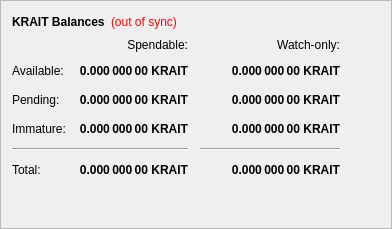
        <widget class="QFrame" name="frame">
         <property name="frameShape">
          <enum>QFrame::StyledPanel</enum>
         </property>
         <property name="frameShadow">
          <enum>QFrame::Raised</enum>
         </property>
         <layout class="QVBoxLayout" name="verticalLayout_4">
          <item>
           <layout class="QHBoxLayout" name="horizontalLayout_4">
            <item>
             <widget class="QLabel" name="label_5">
              <property name="font">
               <font>
                <weight>75</weight>
                <bold>true</bold>
               </font>
              </property>
              <property name="text">
               <string>KRAIT Balances</string>
              </property>
             </widget>
            </item>
            <item>
             <widget class="QLabel" name="labelWalletStatus">
              <property name="cursor">
               <cursorShape>WhatsThisCursor</cursorShape>
              </property>
              <property name="toolTip">
               <string>The displayed information may be out of date. Your wallet automatically synchronizes with the Krait network after a connection is established, but this process has not completed yet.</string>
              </property>
              <property name="styleSheet">
               <string notr="true">QLabel { color: red; }</string>
              </property>
              <property name="text">
               <string notr="true">(out of sync)</string>
              </property>
              <property name="alignment">
               <set>Qt::AlignLeading|Qt::AlignLeft|Qt::AlignVCenter</set>
              </property>
             </widget>
            </item>
            <item>
             <spacer name="horizontalSpacer_3">
              <property name="orientation">
               <enum>Qt::Horizontal</enum>
              </property>
              <property name="sizeHint" stdset="0">
               <size>
                <width>40</width>
                <height>20</height>
               </size>
              </property>
             </spacer>
            </item>
           </layout>
          </item>
          <item>
           <layout class="QGridLayout" name="gridLayout">
            <property name="spacing">
             <number>12</number>
            </property>
            <item row="2" column="2">
             <widget class="QLabel" name="labelWatchPending">
              <property name="font">
               <font>
                <weight>75</weight>
                <bold>true</bold>
               </font>
              </property>
              <property name="cursor">
               <cursorShape>IBeamCursor</cursorShape>
              </property>
              <property name="toolTip">
               <string>Unconfirmed transactions to watch-only addresses</string>
              </property>
              <property name="text">
               <string notr="true">0.000 000 00 KRAIT</string>
              </property>
              <property name="alignment">
               <set>Qt::AlignRight|Qt::AlignTrailing|Qt::AlignVCenter</set>
              </property>
              <property name="textInteractionFlags">
               <set>Qt::LinksAccessibleByMouse|Qt::TextSelectableByKeyboard|Qt::TextSelectableByMouse</set>
              </property>
             </widget>
            </item>
            <item row="2" column="1">
             <widget class="QLabel" name="labelUnconfirmed">
              <property name="font">
               <font>
                <weight>75</weight>
                <bold>true</bold>
               </font>
              </property>
              <property name="cursor">
               <cursorShape>IBeamCursor</cursorShape>
              </property>
              <property name="toolTip">
               <string>Total of transactions that have yet to be confirmed, and do not yet count toward the spendable balance</string>
              </property>
              <property name="text">
               <string notr="true">0.000 000 00 KRAIT</string>
              </property>
              <property name="alignment">
               <set>Qt::AlignRight|Qt::AlignTrailing|Qt::AlignVCenter</set>
              </property>
              <property name="textInteractionFlags">
               <set>Qt::LinksAccessibleByMouse|Qt::TextSelectableByKeyboard|Qt::TextSelectableByMouse</set>
              </property>
             </widget>
            </item>
            <item row="3" column="2">
             <widget class="QLabel" name="labelWatchImmature">
              <property name="font">
               <font>
                <weight>75</weight>
                <bold>true</bold>
               </font>
              </property>
              <property name="cursor">
               <cursorShape>IBeamCursor</cursorShape>
              </property>
              <property name="toolTip">
               <string>Staked or masternode rewards in watch-only addresses that has not yet matured</string>
              </property>
              <property name="text">
               <string notr="true">0.000 000 00 KRAIT</string>
              </property>
              <property name="alignment">
               <set>Qt::AlignRight|Qt::AlignTrailing|Qt::AlignVCenter</set>
              </property>
              <property name="textInteractionFlags">
               <set>Qt::LinksAccessibleByMouse|Qt::TextSelectableByKeyboard|Qt::TextSelectableByMouse</set>
              </property>
             </widget>
            </item>
            <item row="4" column="0" colspan="2">
             <widget class="Line" name="lineSpendableBalance">
              <property name="orientation">
               <enum>Qt::Horizontal</enum>
              </property>
             </widget>
            </item>
            <item row="4" column="2">
             <widget class="Line" name="lineWatchBalance">
              <property name="sizePolicy">
               <sizepolicy hsizetype="Preferred" vsizetype="Fixed">
                <horstretch>0</horstretch>
                <verstretch>0</verstretch>
               </sizepolicy>
              </property>
              <property name="minimumSize">
               <size>
                <width>140</width>
                <height>0</height>
               </size>
              </property>
              <property name="orientation">
               <enum>Qt::Horizontal</enum>
              </property>
             </widget>
            </item>
            <item row="5" column="0">
             <widget class="QLabel" name="labelTotalText">
              <property name="text">
               <string>Total:</string>
              </property>
             </widget>
            </item>
            <item row="3" column="1">
             <widget class="QLabel" name="labelImmature">
              <property name="font">
               <font>
                <weight>75</weight>
                <bold>true</bold>
               </font>
              </property>
              <property name="cursor">
               <cursorShape>IBeamCursor</cursorShape>
              </property>
              <property name="toolTip">
               <string>Staked or masternode rewards that has not yet matured</string>
              </property>
              <property name="text">
               <string notr="true">0.000 000 00 KRAIT</string>
              </property>
              <property name="alignment">
               <set>Qt::AlignRight|Qt::AlignTrailing|Qt::AlignVCenter</set>
              </property>
              <property name="textInteractionFlags">
               <set>Qt::LinksAccessibleByMouse|Qt::TextSelectableByKeyboard|Qt::TextSelectableByMouse</set>
              </property>
             </widget>
            </item>
            <item row="2" column="3">
             <spacer name="horizontalSpacer_2">
              <property name="orientation">
               <enum>Qt::Horizontal</enum>
              </property>
              <property name="sizeHint" stdset="0">
               <size>
                <width>40</width>
                <height>20</height>
               </size>
              </property>
             </spacer>
            </item>
            <item row="3" column="0">
             <widget class="QLabel" name="labelImmatureText">
              <property name="text">
               <string>Immature:</string>
              </property>
             </widget>
            </item>
            <item row="5" column="1">
             <widget class="QLabel" name="labelTotal">
              <property name="font">
               <font>
                <weight>75</weight>
                <bold>true</bold>
               </font>
              </property>
              <property name="cursor">
               <cursorShape>IBeamCursor</cursorShape>
              </property>
              <property name="toolTip">
               <string>Your current total balance</string>
              </property>
              <property name="text">
               <string notr="true">0.000 000 00 KRAIT</string>
              </property>
              <property name="alignment">
               <set>Qt::AlignRight|Qt::AlignTrailing|Qt::AlignVCenter</set>
              </property>
              <property name="textInteractionFlags">
               <set>Qt::LinksAccessibleByMouse|Qt::TextSelectableByKeyboard|Qt::TextSelectableByMouse</set>
              </property>
             </widget>
            </item>
            <item row="5" column="2">
             <widget class="QLabel" name="labelWatchTotal">
              <property name="font">
               <font>
                <weight>75</weight>
                <bold>true</bold>
               </font>
              </property>
              <property name="cursor">
               <cursorShape>IBeamCursor</cursorShape>
              </property>
              <property name="toolTip">
               <string>Current total balance in watch-only addresses</string>
              </property>
              <property name="text">
               <string notr="true">0.000 000 00 KRAIT</string>
              </property>
              <property name="alignment">
               <set>Qt::AlignRight|Qt::AlignTrailing|Qt::AlignVCenter</set>
              </property>
              <property name="textInteractionFlags">
               <set>Qt::LinksAccessibleByMouse|Qt::TextSelectableByKeyboard|Qt::TextSelectableByMouse</set>
              </property>
             </widget>
            </item>
            <item row="0" column="2">
             <widget class="QLabel" name="labelWatchonly">
              <property name="text">
               <string>Watch-only:</string>
              </property>
              <property name="alignment">
               <set>Qt::AlignRight|Qt::AlignTrailing|Qt::AlignVCenter</set>
              </property>
             </widget>
            </item>
            <item row="1" column="0">
             <widget class="QLabel" name="labelBalanceText">
              <property name="text">
               <string>Available:</string>
              </property>
             </widget>
            </item>
            <item row="1" column="1">
             <widget class="QLabel" name="labelBalance">
              <property name="font">
               <font>
                <weight>75</weight>
                <bold>true</bold>
               </font>
              </property>
              <property name="cursor">
               <cursorShape>IBeamCursor</cursorShape>
              </property>
              <property name="toolTip">
               <string>Your current spendable balance</string>
              </property>
              <property name="text">
               <string notr="true">0.000 000 00 KRAIT</string>
              </property>
              <property name="alignment">
               <set>Qt::AlignRight|Qt::AlignTrailing|Qt::AlignVCenter</set>
              </property>
              <property name="textInteractionFlags">
               <set>Qt::LinksAccessibleByMouse|Qt::TextSelectableByKeyboard|Qt::TextSelectableByMouse</set>
              </property>
             </widget>
            </item>
            <item row="1" column="2">
             <widget class="QLabel" name="labelWatchAvailable">
              <property name="font">
               <font>
                <weight>75</weight>
                <bold>true</bold>
               </font>
              </property>
              <property name="cursor">
               <cursorShape>IBeamCursor</cursorShape>
              </property>
              <property name="toolTip">
               <string>Your current balance in watch-only addresses</string>
              </property>
              <property name="text">
               <string notr="true">0.000 000 00 KRAIT</string>
              </property>
              <property name="alignment">
               <set>Qt::AlignRight|Qt::AlignTrailing|Qt::AlignVCenter</set>
              </property>
              <property name="textInteractionFlags">
               <set>Qt::LinksAccessibleByMouse|Qt::TextSelectableByKeyboard|Qt::TextSelectableByMouse</set>
              </property>
             </widget>
            </item>
            <item row="2" column="0">
             <widget class="QLabel" name="labelPendingText">
              <property name="text">
               <string>Pending:</string>
              </property>
             </widget>
            </item>
            <item row="0" column="1">
             <widget class="QLabel" name="labelSpendable">
              <property name="text">
               <string>Spendable:</string>
              </property>
              <property name="alignment">
               <set>Qt::AlignRight|Qt::AlignTrailing|Qt::AlignVCenter</set>
              </property>
             </widget>
            </item>
           </layout>
          </item>
          <item>
           <spacer name="verticalSpacer_4">
            <property name="orientation">
             <enum>Qt::Vertical</enum>
            </property>
            <property name="sizeHint" stdset="0">
             <size>
              <width>20</width>
              <height>40</height>
             </size>
            </property>
           </spacer>
          </item>
         </layout>
        </widget>
